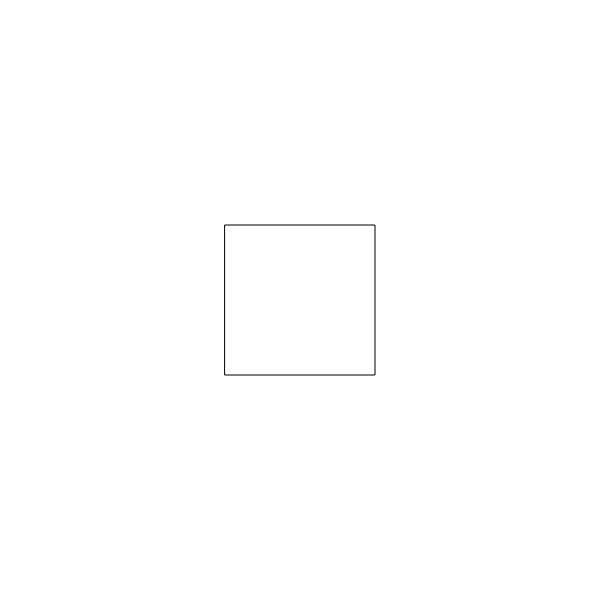
Frame 1 (no input)
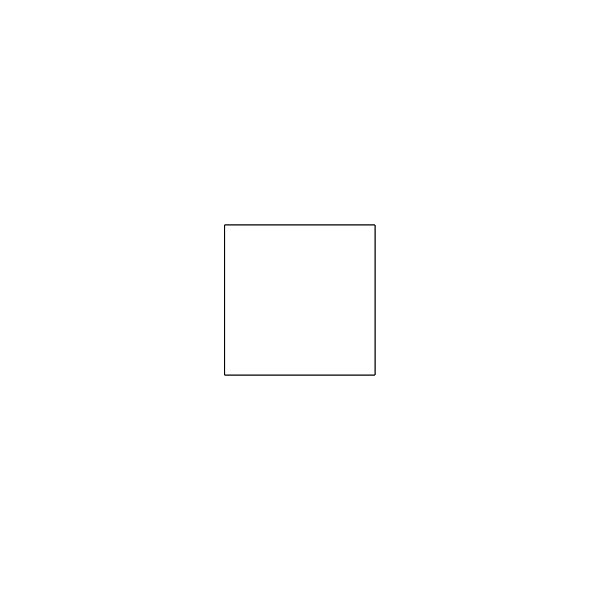
Frame 2 (the mouse pressed at the canvas centre, redrawn once)

The p5.js sketch that drew these frames (run headless with seeded random() and noise() and a simulated clock; the mouse was pressed at the canvas centre and the sketch redrawn once):

// p5.js sketch
// ── sketch.js
function setup() {
  createCanvas(600,600);
  background(255);
  noLoop();
}

function draw() {
  translate(width/2,height/2);
  rect(-150/2,-150/2,150,150);
}
